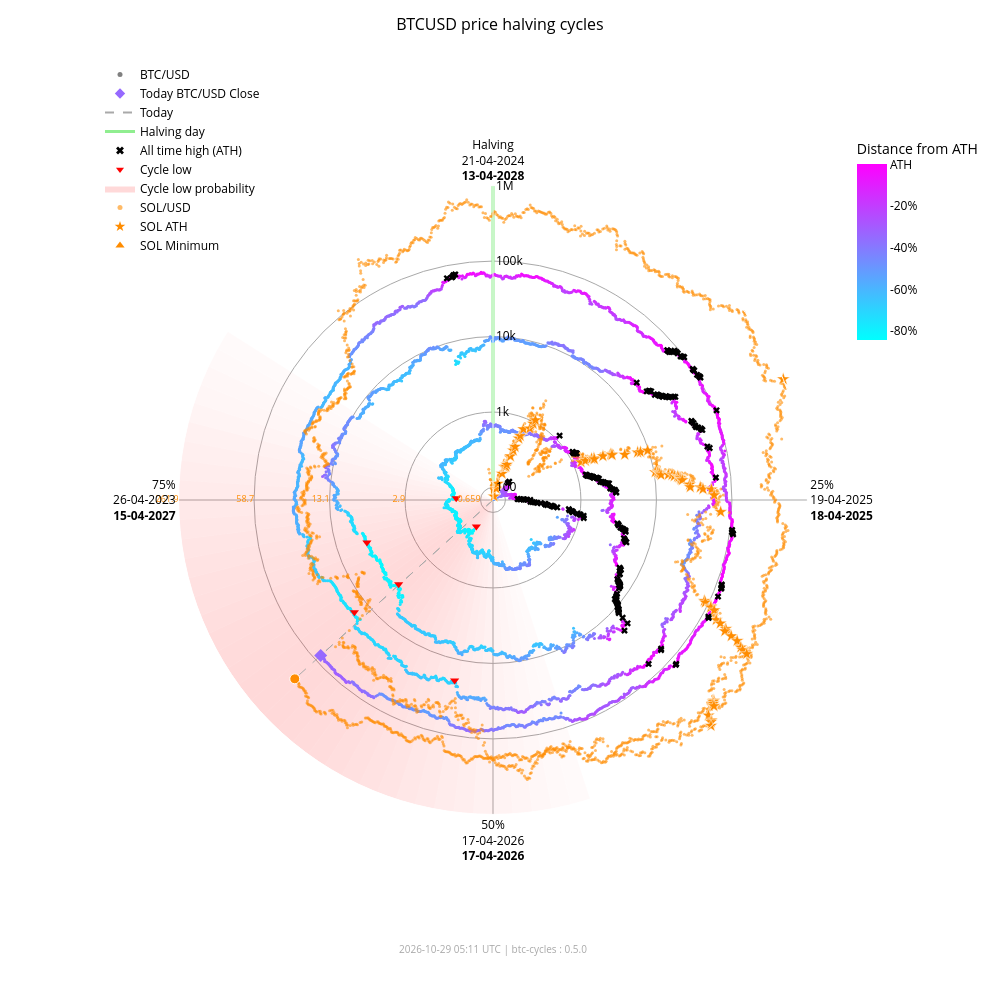

Notebook code cell kept with this figure:
### Markdown cell above
### Interactive chart with overlay

### Code cell
fig_overlay_interactive = btc.plot(
    kind="interactive",
    from_date="2012-11-28",
    overlay=sol,
)
fig_overlay_interactive.show(config={"scrollZoom": True, "displayModeBar": True})

### Figure 1 — Plotly figure (JSON) as saved in the notebook; plotly's stock layout.template omitted (floating-point values rounded to 4 significant figures; data arrays with more than 128 entries replaced by an {"elided": "..."} marker saying what was removed)
{"data": [{"fill": "toself", "fillcolor": "rgba(255,0,0,0.018306980149439524)", "hoverinfo": "skip", "line": {"width": 0}, "mode": "lines", "r": [68.43, 1000000, 1000000, 68.43, 68.43], "showlegend": false, "theta": [162.0, 162.0, 165.6, 165.6, 162.0], "type": "scatterpolar"}, {"fill": "toself", "fillcolor": "rgba(255,0,0,0.02405911634527998)", "hoverinfo": "skip", "line": {"width": 0}, "mode": "lines", "r": [68.43, 1000000, 1000000, 68.43, 68.43], "showlegend": false, "theta": [165.6, 165.6, 169.2, 169.2, 165.6], "type": "scatterpolar"}, {"fill": "toself", "fillcolor": "rgba(255,0,0,0.030803449372254352)", "hoverinfo": "skip", "line": {"width": 0}, "mode": "lines", "r": [68.43, 1000000, 1000000, 68.43, 68.43], "showlegend": false, "theta": [169.2, 169.2, 172.8, 172.8, 169.2], "type": "scatterpolar"}, {"fill": "toself", "fillcolor": "rgba(255,0,0,0.03847233586005252)", "hoverinfo": "skip", "line": {"width": 0}, "mode": "lines", "r": [68.43, 1000000, 1000000, 68.43, 68.43], "showlegend": false, "theta": [172.8, 172.8, 176.4, 176.4, 172.8], "type": "scatterpolar"}, {"fill": "toself", "fillcolor": "rgba(255,0,0,0.04694405159551339)", "hoverinfo": "skip", "line": {"width": 0}, "mode": "lines", "r": [68.43, 1000000, 1000000, 68.43, 68.43], "showlegend": false, "theta": [176.4, 176.4, 180.0, 180.0, 176.4], "type": "scatterpolar"}, {"fill": "toself", "fillcolor": "rgba(255,0,0,0.05605603979818329)", "hoverinfo": "skip", "line": {"width": 0}, "mode": "lines", "r": [68.43, 1000000, 1000000, 68.43, 68.43], "showlegend": false, "theta": [180.0, 180.0, 183.6, 183.6, 180.0], "type": "scatterpolar"}, {"fill": "toself", "fillcolor": "rgba(255,0,0,0.06562330627802694)", "hoverinfo": "skip", "line": {"width": 0}, "mode": "lines", "r": [68.43, 1000000, 1000000, 68.43, 68.43], "showlegend": false, "theta": [183.6, 183.6, 187.2, 187.2, 183.6], "type": "scatterpolar"}, {"fill": "toself", "fillcolor": "rgba(255,0,0,0.07545707932574237)", "hoverinfo": "skip", "line": {"width": 0}, "mode": "lines", "r": [68.43, 1000000, 1000000, 68.43, 68.43], "showlegend": false, "theta": [187.2, 187.2, 190.8, 190.8, 187.2], "type": "scatterpolar"}, {"fill": "toself", "fillcolor": "rgba(255,0,0,0.08537841060169407)", "hoverinfo": "skip", "line": {"width": 0}, "mode": "lines", "r": [68.43, 1000000, 1000000, 68.43, 68.43], "showlegend": false, "theta": [190.8, 190.8, 194.4, 194.4, 190.8], "type": "scatterpolar"}, {"fill": "toself", "fillcolor": "rgba(255,0,0,0.09522272137134848)", "hoverinfo": "skip", "line": {"width": 0}, "mode": "lines", "r": [68.43, 1000000, 1000000, 68.43, 68.43], "showlegend": false, "theta": [194.4, 194.4, 198.0, 198.0, 194.4], "type": "scatterpolar"}, {"fill": "toself", "fillcolor": "rgba(255,0,0,0.10483418800389058)", "hoverinfo": "skip", "line": {"width": 0}, "mode": "lines", "r": [68.43, 1000000, 1000000, 68.43, 68.43], "showlegend": false, "theta": [198.0, 198.0, 201.6, 201.6, 198.0], "type": "scatterpolar"}, {"fill": "toself", "fillcolor": "rgba(255,0,0,0.11405248627197925)", "hoverinfo": "skip", "line": {"width": 0}, "mode": "lines", "r": [68.43, 1000000, 1000000, 68.43, 68.43], "showlegend": false, "theta": [201.6, 201.6, 205.2, 205.2, 201.6], "type": "scatterpolar"}, {"fill": "toself", "fillcolor": "rgba(255,0,0,0.12269756305009562)", "hoverinfo": "skip", "line": {"width": 0}, "mode": "lines", "r": [68.43, 1000000, 1000000, 68.43, 68.43], "showlegend": false, "theta": [205.2, 205.2, 208.8, 208.8, 205.2], "type": "scatterpolar"}, {"fill": "toself", "fillcolor": "rgba(255,0,0,0.13055959037792858)", "hoverinfo": "skip", "line": {"width": 0}, "mode": "lines", "r": [68.43, 1000000, 1000000, 68.43, 68.43], "showlegend": false, "theta": [208.8, 208.8, 212.4, 212.4, 208.8], "type": "scatterpolar"}, {"fill": "toself", "fillcolor": "rgba(255,0,0,0.13740037014073872)", "hoverinfo": "skip", "line": {"width": 0}, "mode": "lines", "r": [68.43, 1000000, 1000000, 68.43, 68.43], "showlegend": false, "theta": [212.4, 212.4, 216.0, 216.0, 212.4], "type": "scatterpolar"}, {"fill": "toself", "fillcolor": "rgba(255,0,0,0.14296927208088228)", "hoverinfo": "skip", "line": {"width": 0}, "mode": "lines", "r": [68.43, 1000000, 1000000, 68.43, 68.43], "showlegend": false, "theta": [216.0, 216.0, 219.6, 219.6, 216.0], "type": "scatterpolar"}, {"fill": "toself", "fillcolor": "rgba(255,0,0,0.14703219887325494)", "hoverinfo": "skip", "line": {"width": 0}, "mode": "lines", "r": [68.43, 1000000, 1000000, 68.43, 68.43], "showlegend": false, "theta": [219.6, 219.6, 223.2, 223.2, 219.6], "type": "scatterpolar"}, {"fill": "toself", "fillcolor": "rgba(255,0,0,0.14940752827264187)", "hoverinfo": "skip", "line": {"width": 0}, "mode": "lines", "r": [68.43, 1000000, 1000000, 68.43, 68.43], "showlegend": false, "theta": [223.2, 223.2, 226.8, 226.8, 223.2], "type": "scatterpolar"}, {"fill": "toself", "fillcolor": "rgba(255,0,0,0.15)", "hoverinfo": "skip", "line": {"width": 0}, "mode": "lines", "r": [68.43, 1000000, 1000000, 68.43, 68.43], "showlegend": false, "theta": [226.8, 226.8, 230.4, 230.4, 226.8], "type": "scatterpolar"}, {"fill": "toself", "fillcolor": "rgba(255,0,0,0.14882314851976614)", "hoverinfo": "skip", "line": {"width": 0}, "mode": "lines", "r": [68.43, 1000000, 1000000, 68.43, 68.43], "showlegend": false, "theta": [230.4, 230.4, 234.0, 234.0, 230.4], "type": "scatterpolar"}, {"fill": "toself", "fillcolor": "rgba(255,0,0,0.14600334989350275)", "hoverinfo": "skip", "line": {"width": 0}, "mode": "lines", "r": [68.43, 1000000, 1000000, 68.43, 68.43], "showlegend": false, "theta": [234.0, 234.0, 237.6, 237.6, 234.0], "type": "scatterpolar"}, {"fill": "toself", "fillcolor": "rgba(255,0,0,0.14176315293000513)", "hoverinfo": "skip", "line": {"width": 0}, "mode": "lines", "r": [68.43, 1000000, 1000000, 68.43, 68.43], "showlegend": false, "theta": [237.6, 237.6, 241.2, 241.2, 237.6], "type": "scatterpolar"}, {"fill": "toself", "fillcolor": "rgba(255,0,0,0.1363869302869166)", "hoverinfo": "skip", "line": {"width": 0}, "mode": "lines", "r": [68.43, 1000000, 1000000, 68.43, 68.43], "showlegend": false, "theta": [241.2, 241.2, 244.8, 244.8, 241.2], "type": "scatterpolar"}, {"fill": "toself", "fillcolor": "rgba(255,0,0,0.13017643696734477)", "hoverinfo": "skip", "line": {"width": 0}, "mode": "lines", "r": [68.43, 1000000, 1000000, 68.43, 68.43], "showlegend": false, "theta": [244.8, 244.8, 248.4, 248.4, 244.8], "type": "scatterpolar"}, {"fill": "toself", "fillcolor": "rgba(255,0,0,0.1234063302665758)", "hoverinfo": "skip", "line": {"width": 0}, "mode": "lines", "r": [68.43, 1000000, 1000000, 68.43, 68.43], "showlegend": false, "theta": [248.4, 248.4, 252.0, 252.0, 248.4], "type": "scatterpolar"}, {"fill": "toself", "fillcolor": "rgba(255,0,0,0.11628949020714345)", "hoverinfo": "skip", "line": {"width": 0}, "mode": "lines", "r": [68.43, 1000000, 1000000, 68.43, 68.43], "showlegend": false, "theta": [252.0, 252.0, 255.6, 255.6, 252.0], "type": "scatterpolar"}, {"fill": "toself", "fillcolor": "rgba(255,0,0,0.108959277972535)", "hoverinfo": "skip", "line": {"width": 0}, "mode": "lines", "r": [68.43, 1000000, 1000000, 68.43, 68.43], "showlegend": false, "theta": [255.6, 255.6, 259.2, 259.2, 255.6], "type": "scatterpolar"}, {"fill": "toself", "fillcolor": "rgba(255,0,0,0.1014715299920515)", "hoverinfo": "skip", "line": {"width": 0}, "mode": "lines", "r": [68.43, 1000000, 1000000, 68.43, 68.43], "showlegend": false, "theta": [259.2, 259.2, 262.8, 262.8, 259.2], "type": "scatterpolar"}, {"fill": "toself", "fillcolor": "rgba(255,0,0,0.09382430417652897)", "hoverinfo": "skip", "line": {"width": 0}, "mode": "lines", "r": [68.43, 1000000, 1000000, 68.43, 68.43], "showlegend": false, "theta": [262.8, 262.8, 266.4, 266.4, 262.8], "type": "scatterpolar"}, {"fill": "toself", "fillcolor": "rgba(255,0,0,0.08598937207621672)", "hoverinfo": "skip", "line": {"width": 0}, "mode": "lines", "r": [68.43, 1000000, 1000000, 68.43, 68.43], "showlegend": false, "theta": [266.4, 266.4, 270.0, 270.0, 266.4], "type": "scatterpolar"}, {"fill": "toself", "fillcolor": "rgba(255,0,0,0.07794710108398434)", "hoverinfo": "skip", "line": {"width": 0}, "mode": "lines", "r": [68.43, 1000000, 1000000, 68.43, 68.43], "showlegend": false, "theta": [270.0, 270.0, 273.6, 273.6, 270.0], "type": "scatterpolar"}, {"fill": "toself", "fillcolor": "rgba(255,0,0,0.06971614429145927)", "hoverinfo": "skip", "line": {"width": 0}, "mode": "lines", "r": [68.43, 1000000, 1000000, 68.43, 68.43], "showlegend": false, "theta": [273.6, 273.6, 277.2, 277.2, 273.6], "type": "scatterpolar"}, {"fill": "toself", "fillcolor": "rgba(255,0,0,0.061371174705723626)", "hoverinfo": "skip", "line": {"width": 0}, "mode": "lines", "r": [68.43, 1000000, 1000000, 68.43, 68.43], "showlegend": false, "theta": [277.2, 277.2, 280.8, 280.8, 277.2], "type": "scatterpolar"}, {"fill": "toself", "fillcolor": "rgba(255,0,0,0.05304520605236535)", "hoverinfo": "skip", "line": {"width": 0}, "mode": "lines", "r": [68.43, 1000000, 1000000, 68.43, 68.43], "showlegend": false, "theta": [280.8, 280.8, 284.4, 284.4, 280.8], "type": "scatterpolar"}, {"fill": "toself", "fillcolor": "rgba(255,0,0,0.044916938988340704)", "hoverinfo": "skip", "line": {"width": 0}, "mode": "lines", "r": [68.43, 1000000, 1000000, 68.43, 68.43], "showlegend": false, "theta": [284.4, 284.4, 288.0, 288.0, 284.4], "type": "scatterpolar"}, {"fill": "toself", "fillcolor": "rgba(255,0,0,0.0371870550186571)", "hoverinfo": "skip", "line": {"width": 0}, "mode": "lines", "r": [68.43, 1000000, 1000000, 68.43, 68.43], "showlegend": false, "theta": [288.0, 288.0, 291.6, 291.6, 288.0], "type": "scatterpolar"}, {"fill": "toself", "fillcolor": "rgba(255,0,0,0.030049603184432498)", "hoverinfo": "skip", "line": {"width": 0}, "mode": "lines", "r": [68.43, 1000000, 1000000, 68.43, 68.43], "showlegend": false, "theta": [291.6, 291.6, 295.2, 295.2, 291.6], "type": "scatterpolar"}, {"fill": "toself", "fillcolor": "rgba(255,0,0,0.023665126797805223)", "hoverinfo": "skip", "line": {"width": 0}, "mode": "lines", "r": [68.43, 1000000, 1000000, 68.43, 68.43], "showlegend": false, "theta": [295.2, 295.2, 298.8, 298.8, 295.2], "type": "scatterpolar"}, {"fill": "toself", "fillcolor": "rgba(255,0,0,0.018141004067302662)", "hoverinfo": "skip", "line": {"width": 0}, "mode": "lines", "r": [68.43, 1000000, 1000000, 68.43, 68.43], "showlegend": false, "theta": [298.8, 298.8, 302.4, 302.4, 298.8], "type": "scatterpolar"}, {"hoverinfo": "skip", "line": {"color": "darkgrey", "dash": "dash", "width": 1}, "mode": "lines", "r": [68.43, 81270.0], "showlegend": false, "theta": [227.9, 227.9], "type": "scatterpolar"}, {"hoverinfo": "skip", "line": {"color": "darkgrey", "dash": "dash", "width": 1}, "mode": "lines", "r": [68.43, 235400.0], "showlegend": false, "theta": [227.9, 227.9], "type": "scatterpolar"}, {"hoverinfo": "skip", "line": {"color": "lightgreen", "width": 3}, "mode": "lines", "r": [68.43, 1000000], "showlegend": false, "theta": [0, 0], "type": "scatterpolar"}, {"hoverinfo": "text", "marker": {"color": {"elided": "4933 str values"}, "size": 3}, "mode": "markers", "r": {"elided": "4933 float values"}, "showlegend": false, "text": {"elided": "4933 str values"}, "theta": {"elided": "4933 float values"}, "type": "scatterpolar"}, {"hoverinfo": "text", "marker": {"color": "#FF8C00", "opacity": 0.6, "size": 3}, "mode": "markers", "r": {"elided": "2393 float values"}, "showlegend": false, "text": {"elided": "2393 str values"}, "theta": {"elided": "2393 float values"}, "type": "scatterpolar"}, {"hoverinfo": "text", "marker": {"color": "#9669ff", "size": 10, "symbol": "diamond"}, "mode": "markers", "r": [81270.0], "showlegend": false, "text": ["Today<br>Date: 2026-10-28<br>Price: $81,267.59"], "theta": [227.9], "type": "scatterpolar"}, {"hoverinfo": "text", "marker": {"color": "#FF8C00", "line": {"color": "white", "width": 1}, "size": 10, "symbol": "circle"}, "mode": "markers", "r": [235400.0], "showlegend": false, "text": ["Today SOL<br>Date: 2026-10-28<br>Price: $102.31"], "theta": [227.9], "type": "scatterpolar"}, {"hoverinfo": "text", "marker": {"color": "#FF8C00", "line": {"color": "white", "width": 0.5}, "size": 10, "symbol": "star"}, "mode": "markers", "r": [68.43, 76.69, 98.28, 115.1, 160.2, 199.2, 200.3, 203.8, 217.3, 287.8, 349.8, 397.3, 523.3, 573.2, 718.1, 798.5, 948.0, 1078.0, 1271.0, 1461.0, 1785.0, 1908.0, 1917.0, 2530.0, 3215.0, 3302.0, 3322.0, 4795.0, 7121.0, 7760.0, 9679.0, 10370.0, 11210.0, 11600.0, 11830.0, 12190.0, 15220.0, 16990.0, 18090.0, 20010.0, 20730.0, 21720.0, 21920.0, 22700.0, 28100.0, 28410.0, 38550.0, 41750.0, 54000.0, 58230.0, 71670.0, 86520.0, 90770.0, 111800.0, 112400.0, 128500.0, 155700.0, 182600.0, 229400.0, 231200.0, 295100.0, 371400.0, 451600.0, 493500.0, 583700.0, 612100.0, 618900.0, 644000.0, 686600.0, 744100.0, 879500.0, 907500.0, 980900.0, 1000000.0], "showlegend": false, "text": ["SOL ATH<br>Date: 2020-04-10<br>Price: $0.95", "SOL ATH<br>Date: 2020-07-12<br>Price: $1.02", "SOL ATH<br>Date: 2020-07-13<br>Price: $1.18", "SOL ATH<br>Date: 2020-07-15<br>Price: $1.29", "SOL ATH<br>Date: 2020-07-26<br>Price: $1.57", "SOL ATH<br>Date: 2020-07-27<br>Price: $1.78", "SOL ATH<br>Date: 2020-07-28<br>Price: $1.78", "SOL ATH<br>Date: 2020-08-03<br>Price: $1.80", "SOL ATH<br>Date: 2020-08-04<br>Price: $1.87", "SOL ATH<br>Date: 2020-08-06<br>Price: $2.21", "SOL ATH<br>Date: 2020-08-08<br>Price: $2.47", "SOL ATH<br>Date: 2020-08-09<br>Price: $2.67", "SOL ATH<br>Date: 2020-08-10<br>Price: $3.13", "SOL ATH<br>Date: 2020-08-11<br>Price: $3.30", "SOL ATH<br>Date: 2020-08-12<br>Price: $3.77", "SOL ATH<br>Date: 2020-08-28<br>Price: $4.01", "SOL ATH<br>Date: 2020-08-30<br>Price: $4.44", "SOL ATH<br>Date: 2020-08-31<br>Price: $4.78", "SOL ATH<br>Date: 2021-02-02<br>Price: $5.27", "SOL ATH<br>Date: 2021-02-03<br>Price: $5.72", "SOL ATH<br>Date: 2021-02-04<br>Price: $6.43", "SOL ATH<br>Date: 2021-02-05<br>Price: $6.68", "SOL ATH<br>Date: 2021-02-07<br>Price: $6.70", "SOL ATH<br>Date: 2021-02-08<br>Price: $7.88", "SOL ATH<br>Date: 2021-02-10<br>Price: $9.07", "SOL ATH<br>Date: 2021-02-11<br>Price: $9.22", "SOL ATH<br>Date: 2021-02-12<br>Price: $9.25", "SOL ATH<br>Date: 2021-02-19<br>Price: $11.47", "SOL ATH<br>Date: 2021-02-22<br>Price: $14.45", "SOL ATH<br>Date: 2021-02-23<br>Price: $15.20", "SOL ATH<br>Date: 2021-02-24<br>Price: $17.30", "SOL ATH<br>Date: 2021-03-28<br>Price: $18.02", "SOL ATH<br>Date: 2021-03-29<br>Price: $18.85", "SOL ATH<br>Date: 2021-03-30<br>Price: $19.23", "SOL ATH<br>Date: 2021-03-31<br>Price: $19.47", "SOL ATH<br>Date: 2021-04-02<br>Price: $19.81", "SOL ATH<br>Date: 2021-04-03<br>Price: $22.55", "SOL ATH<br>Date: 2021-04-04<br>Price: $24.06", "SOL ATH<br>Date: 2021-04-06<br>Price: $24.96", "SOL ATH<br>Date: 2021-04-07<br>Price: $26.48", "SOL ATH<br>Date: 2021-04-08<br>Price: $27.03", "SOL ATH<br>Date: 2021-04-09<br>Price: $27.78", "SOL ATH<br>Date: 2021-04-11<br>Price: $27.93", "SOL ATH<br>Date: 2021-04-12<br>Price: $28.51", "SOL ATH<br>Date: 2021-04-18<br>Price: $32.30", "SOL ATH<br>Date: 2021-04-21<br>Price: $32.51", "SOL ATH<br>Date: 2021-04-22<br>Price: $38.88", "SOL ATH<br>Date: 2021-04-24<br>Price: $40.74", "SOL ATH<br>Date: 2021-04-25<br>Price: $47.37", "SOL ATH<br>Date: 2021-05-01<br>Price: $49.51", "SOL ATH<br>Date: 2021-05-18<br>Price: $55.91", "SOL ATH<br>Date: 2021-08-16<br>Price: $62.43", "SOL ATH<br>Date: 2021-08-17<br>Price: $64.21", "SOL ATH<br>Date: 2021-08-18<br>Price: $72.54", "SOL ATH<br>Date: 2021-08-19<br>Price: $72.76", "SOL ATH<br>Date: 2021-08-20<br>Price: $78.72", "SOL ATH<br>Date: 2021-08-27<br>Price: $88.09", "SOL ATH<br>Date: 2021-08-28<br>Price: $96.70", "SOL ATH<br>Date: 2021-08-30<br>Price: $110.54", "SOL ATH<br>Date: 2021-09-01<br>Price: $111.03", "SOL ATH<br>Date: 2021-09-02<br>Price: $128.10", "SOL ATH<br>Date: 2021-09-03<br>Price: $146.58", "SOL ATH<br>Date: 2021-09-06<br>Price: $164.38", "SOL ATH<br>Date: 2021-09-07<br>Price: $173.15", "SOL ATH<br>Date: 2021-09-08<br>Price: $191.04", "SOL ATH<br>Date: 2021-10-22<br>Price: $196.43", "SOL ATH<br>Date: 2021-10-23<br>Price: $197.70", "SOL ATH<br>Date: 2021-10-24<br>Price: $202.36", "SOL ATH<br>Date: 2021-10-25<br>Price: $210.10", "SOL ATH<br>Date: 2021-11-02<br>Price: $220.24", "SOL ATH<br>Date: 2021-11-03<br>Price: $242.90", "SOL ATH<br>Date: 2021-11-04<br>Price: $247.39", "SOL ATH<br>Date: 2021-11-06<br>Price: $258.93", "SOL ATH<br>Date: 2025-01-18<br>Price: $261.87"], "theta": [352.0, 15.5, 15.75, 16.25, 19.0, 19.25, 19.5, 21.0, 21.25, 21.75, 22.25, 22.5, 22.75, 23.0, 23.25, 27.25, 27.75, 28.0, 66.75, 67.0, 67.25, 67.5, 68.0, 68.25, 68.75, 69.0, 69.25, 71.0, 71.75, 72.0, 72.25, 80.25, 80.5, 80.75, 81.0, 81.5, 81.75, 82.0, 82.5, 82.75, 83.0, 83.25, 83.75, 84.0, 85.5, 86.25, 86.5, 87.0, 87.25, 88.75, 93.0, 115.5, 115.8, 116.0, 116.2, 116.5, 118.2, 118.5, 119.0, 119.5, 119.8, 120.0, 120.7, 121.0, 121.3, 132.2, 132.5, 132.8, 133.0, 135.0, 135.2, 135.5, 136.0, 67.39], "type": "scatterpolar"}, {"hoverinfo": "text", "marker": {"color": "#FF8C00", "line": {"color": "white", "width": 0.5}, "size": 10, "symbol": "triangle-up"}, "mode": "markers", "r": [68.43], "showlegend": false, "text": ["SOL Minimum<br>Date: 2020-05-11<br>Price: $0.52"], "theta": [0.0], "type": "scatterpolar"}, {"hoverinfo": "text", "marker": {"color": "black", "size": 6, "symbol": "x"}, "mode": "markers", "r": {"elided": "182 float values"}, "showlegend": false, "text": {"elided": "182 str values"}, "theta": {"elided": "182 float values"}, "type": "scatterpolar"}, {"hoverinfo": "text", "marker": {"color": "red", "size": 8, "symbol": "triangle-down"}, "mode": "markers", "r": [178.1, 210.5, 3237.0, 3961.0, 19020.0, 15790.0], "showlegend": false, "text": ["Cycle Low<br>Date: 2015-01-14<br>Price: $178.10<br>ATH distance: -84.5%", "Cycle Low<br>Date: 2015-08-24<br>Price: $210.49<br>ATH distance: -81.7%", "Cycle Low<br>Date: 2018-12-15<br>Price: $3,236.76<br>ATH distance: -83.4%", "Cycle Low<br>Date: 2019-03-15<br>Price: $3,960.91<br>ATH distance: -79.7%", "Cycle Low<br>Date: 2022-06-18<br>Price: $19,017.64<br>ATH distance: -71.9%", "Cycle Low<br>Date: 2022-11-21<br>Price: $15,787.28<br>ATH distance: -76.6%"], "theta": [212.1, 272.7, 228.3, 251.4, 192.0, 231.0], "type": "scatterpolar"}, {"marker": {"color": "grey", "size": 5}, "mode": "markers", "name": "BTC/USD", "r": [null], "theta": [null], "type": "scatterpolar"}, {"marker": {"color": "#9669ff", "size": 8, "symbol": "diamond"}, "mode": "markers", "name": "Today BTC/USD Close", "r": [null], "theta": [null], "type": "scatterpolar"}, {"line": {"color": "darkgrey", "dash": "dash"}, "mode": "lines", "name": "Today", "r": [null], "theta": [null], "type": "scatterpolar"}, {"line": {"color": "lightgreen", "width": 3}, "mode": "lines", "name": "Halving day", "r": [null], "theta": [null], "type": "scatterpolar"}, {"marker": {"color": "black", "size": 7, "symbol": "x"}, "mode": "markers", "name": "All time high (ATH)", "r": [null], "theta": [null], "type": "scatterpolar"}, {"marker": {"color": "red", "size": 7, "symbol": "triangle-down"}, "mode": "markers", "name": "Cycle low", "r": [null], "theta": [null], "type": "scatterpolar"}, {"fill": "toself", "fillcolor": "rgba(255,0,0,0.15)", "line": {"width": 0}, "mode": "lines", "name": "Cycle low probability", "r": [null], "theta": [null], "type": "scatterpolar"}, {"marker": {"color": "#FF8C00", "opacity": 0.6, "size": 5}, "mode": "markers", "name": "SOL/USD", "r": [null], "theta": [null], "type": "scatterpolar"}, {"marker": {"color": "#FF8C00", "size": 8, "symbol": "star"}, "mode": "markers", "name": "SOL ATH", "r": [null], "theta": [null], "type": "scatterpolar"}, {"marker": {"color": "#FF8C00", "size": 8, "symbol": "triangle-up"}, "mode": "markers", "name": "SOL Minimum", "r": [null], "theta": [null], "type": "scatterpolar"}, {"hoverinfo": "skip", "marker": {"cmax": 0, "cmin": -0.8453, "color": [0], "colorbar": {"len": 0.25, "ticktext": ["ATH", "-20%", "-40%", "-60%", "-80%", "-100%"], "tickvals": [0, -0.2, -0.4, -0.6, -0.8, -1.0], "title": {"text": "Distance from ATH"}, "x": 0.95, "y": 0.92, "yanchor": "top"}, "colorscale": {"elided": "256x2 mixed values"}, "showscale": true, "size": 0}, "mode": "markers", "r": [null], "showlegend": false, "theta": [null], "type": "scatterpolar"}, {"hoverinfo": "skip", "mode": "text", "r": [100, 1000, 10000, 100000, 1000000], "showlegend": false, "text": ["0.659", "2.9", "13.1", "58.7", "261.9"], "textfont": {"color": "#FF8C00", "size": 9}, "textposition": "middle left", "theta": [270, 270, 270, 270, 270], "type": "scatterpolar"}], "layout": {"annotations": [{"font": {"color": "darkgrey", "size": 10}, "showarrow": false, "text": "2026-10-29 05:11 UTC | btc-cycles : 0.5.0", "x": 0.5, "xref": "paper", "y": -0.02, "yref": "paper"}], "font": {"color": "black"}, "height": 1000, "legend": {"bgcolor": "rgba(0,0,0,0)", "font": {"color": "black"}, "x": 0.0, "y": 1.0}, "margin": {"b": 60, "l": 100, "r": 80, "t": 60}, "paper_bgcolor": "white", "plot_bgcolor": "white", "polar": {"angularaxis": {"color": "black", "direction": "clockwise", "gridcolor": "darkgrey", "rotation": 90, "ticktext": ["Halving<br>21-04-2024<br><b>13-04-2028</b>", "25%<br>19-04-2025<br><b>18-04-2025</b>", "50%<br>17-04-2026<br><b>17-04-2026</b>", "75%<br>26-04-2023<br><b>15-04-2027</b>"], "tickvals": [0, 90, 180, 270]}, "bgcolor": "white", "domain": {"x": [0.1, 0.9], "y": [0.05, 0.95]}, "radialaxis": {"angle": 90, "color": "black", "gridcolor": "darkgrey", "range": [1.835, 6.0], "tickangle": 90, "ticktext": ["100", "1k", "10k", "100k", "1M"], "tickvals": [100, 1000, 10000, 100000, 1000000], "type": "log"}}, "title": {"font": {"color": "black", "size": 16}, "text": "BTCUSD price halving cycles", "x": 0.5}, "width": 1000}}
